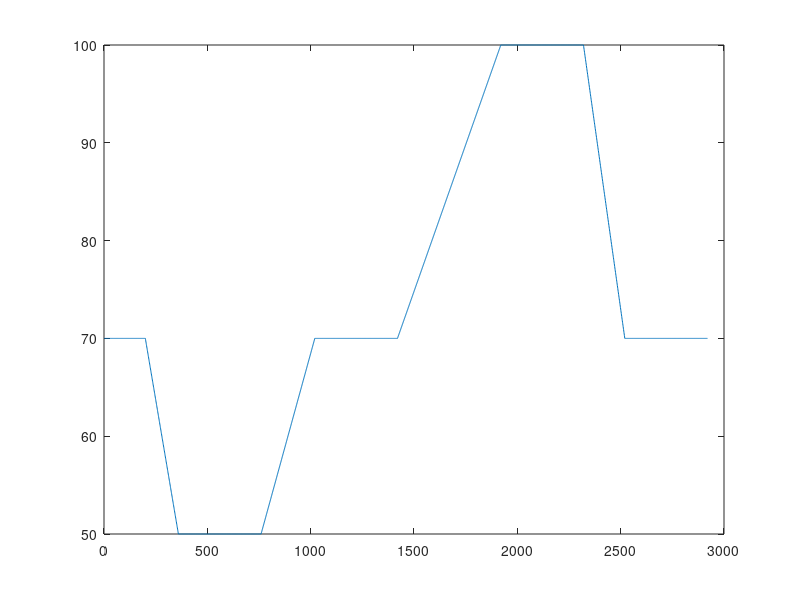

The MATLAB source for this figure:
clc;
clear;
close all;

Tstep          = 0.05;
total_time     = 10+8+20+13+20+25+20+10+20;
time           = 1:Tstep:total_time;

vel = zeros(total_time/Tstep,1);

cruise_time_i = 1;
change_time_i = 1;
for i = 1:total_time/Tstep
   if i*Tstep <= 10
       vel(i) = 70;
   elseif i*Tstep <= 10+8
       vel(i) = 70 - 20/8*(i*Tstep-10);
   elseif i*Tstep <= 10+8+20
       vel(i) = 50;
   elseif i*Tstep <= 10+8+20+13
       vel(i) = 50 + 20/13*(i*Tstep-(10+8+20));
   elseif i*Tstep <= 10+8+20+13+20
       vel(i) = 70;
   elseif i*Tstep <= 10+8+20+13+20+25
       vel(i) = 70 + 30/25*(i*Tstep-(10+8+20+13+20));
   elseif i*Tstep <= 10+8+20+13+20+25+20
       vel(i) = 100; 
   elseif i*Tstep <= 10+8+20+13+20+25+20+10
       vel(i) = 100 - 30/10*(i*Tstep-(10+8+20+13+20+25+20));
   elseif i*Tstep <= 10+8+20+13+20+25+20+10+20
       vel(i) = 70;
   end
end
plot(vel);
% save('.\_data\nedc_modified_v2.mat','time','vel');